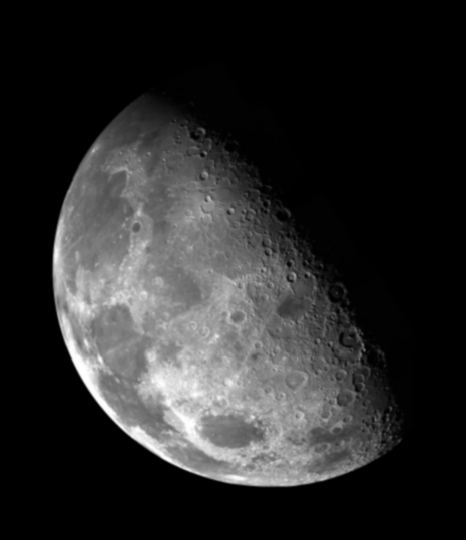
#> input picture Required Images/Fig0338(a)(blurry_moon).tif, 466 x 540 px, found by its file name
$ python Exp6_1.py
#> lines starting #> are read from the running program, lines starting #| are printed output that depends on the picture
import cv2
import matplotlib.pyplot as plt
import numpy as np

imgpath = "Fig0338(a)(blurry_moon).tif"
img = cv2.imread(imgpath, 1)
#> img is the input picture: shape (540, 466, 3); min 0, max 254, mean 42.7

# img = cv2.cvtColor(img, cv2.COLOR_BGR2RGB)

# k2 = np.array(([0, -1, 0], [-1, 5, -1], [0, -1, 0]), np.float32) #sharpening filter
# k2 = np.array(([-1, 0, -1], [0,  5, 0], [-1, 0, -1]), np.float32)
k2 = np.array(([-1, -1, -1], [-1, 9, -1], [-1, -1, -1]), np.float32)

print(k2)  # printing mask

sharped_img = cv2.filter2D(img, -1, k2)  # here change mask variable
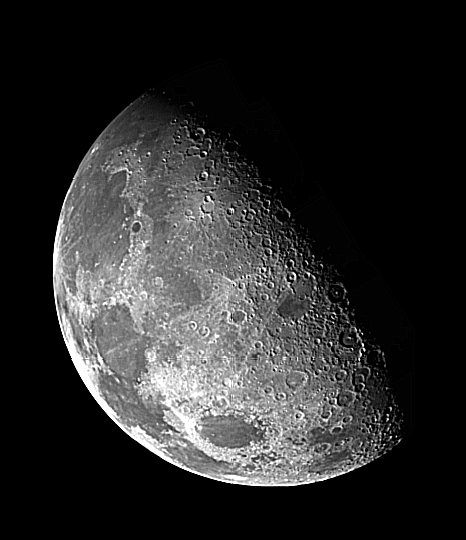
#> sharped_img: shape (540, 466, 3); min 0, max 255, mean 43.1

cv2.imshow("Original Image", img)
cv2.imshow("Sharped Image with Laplacian Filter", sharped_img)
cv2.waitKey(0)

plt.subplot(1, 2, 1)
plt.imshow(img)
plt.title('Original Image')

plt.xticks([])
plt.yticks([])

plt.subplot(1, 2, 2)
plt.imshow(sharped_img)
plt.title('Filtered Image')

plt.xticks([])
plt.yticks([])

plt.show()
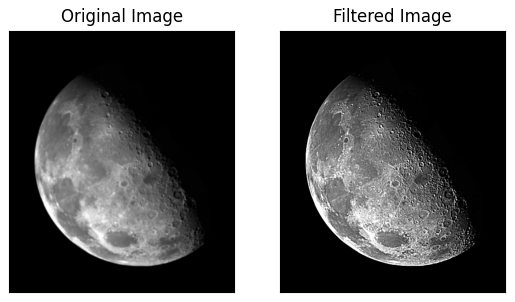
#> figure drawn by matplotlib, 2 panels

cv2.destroyAllWindows()
